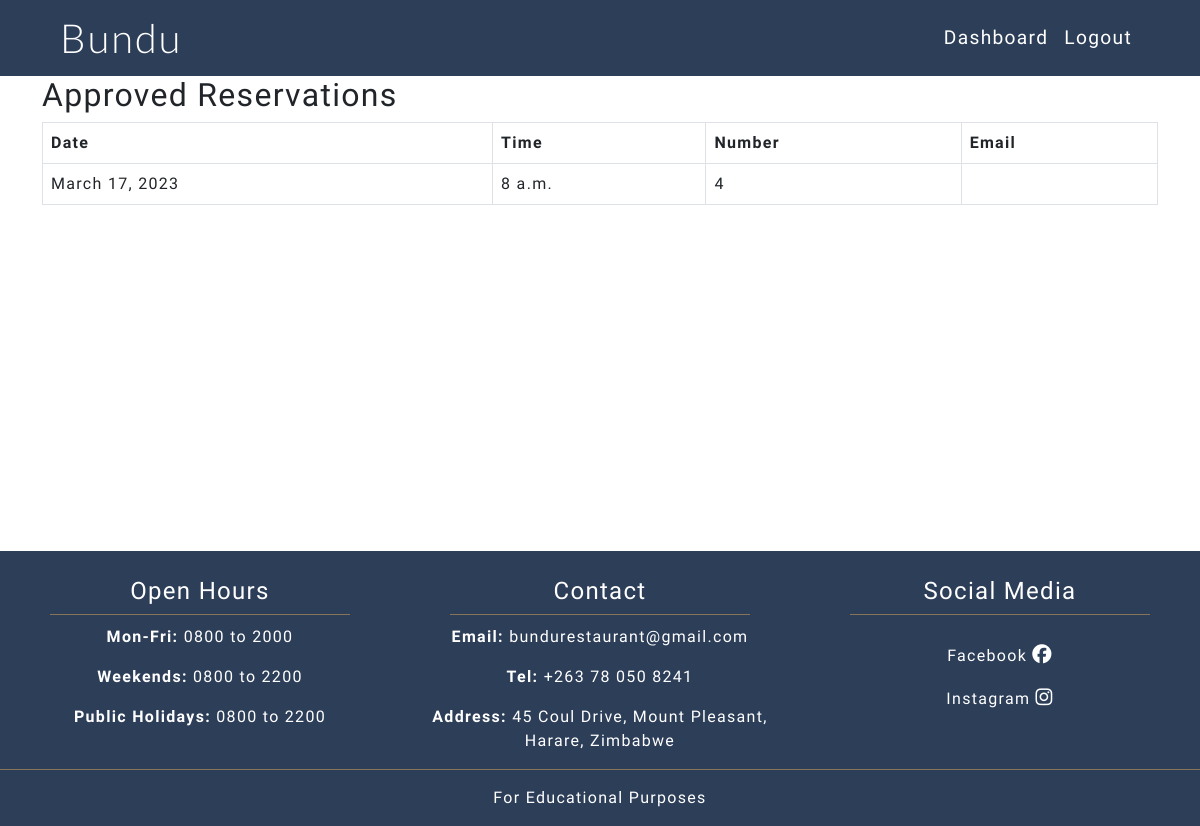
Page /staff/reservations/approved/ (signed in) on the committed database.
### reservations/models.py (models this page shows, shortened)
class Reservation(models.Model):
    user = models.ForeignKey(User, on_delete=models.CASCADE)
    first_name = models.CharField(max_length=35, null=False, blank=False)
    last_name = models.CharField(max_length=35, null=False, blank=False)
    email = models.EmailField(null=False, blank=False)
    no_of_people = models.IntegerField(choices=no_of_people_choices, default=1)
    date = models.DateField()
    time = models.TimeField(choices=reservation_times)
    date_of_request = models.DateTimeField(auto_now_add=True)
    status = models.CharField(max_length=8, choices=STATUS, default="pending")

### staff/views.py (the view)
def reservation_list(request, status):
    if request.user.is_staff:
        if status == 'pending':
            pending_list = Reservation.objects.filter(
                                                    status='pending'
                                                    ).order_by(
                                                        'date_of_request'
                                                        )
            for reservation in pending_list:
                current_datetime = datetime.now().strftime('%Y-%m-%d %H:%M:%S')
                res_datetime = ' '.join(
                    (str(reservation.date), str(reservation.time))
                    )
                if current_datetime >= res_datetime:
                    reservation.status = 'denied'
                    reservation.save()
                    context = {'reservation': reservation}
                    email_template = render_to_string(
                        'expired_feedback_email.html', context
                        )
                    send_mail(
                        'Bundu Restaurant expired reservation feedback',
                        email_template,
                        settings.EMAIL_HOST_USER,
                        [reservation.email],
                        fail_silently=False
                    )
            reservation_list = Reservation.objects.filter(
                                                    status='pending'
                                                    ).order_by(
                                                        'date_of_request'
                                                        )
        elif status == 'approved':
            reservation_list = Reservation.objects.filter(
                                                    status='approved'
                                                    ).order_by('-date')
        elif status == 'denied':
            reservation_list = Reservation.objects.filter(
                                                    status='denied'
                                                    ).order_by('-date')
        context = {
            'reservation_list': reservation_list,
            'status': status,
            }
        return render(request, 'reservations_list.html', context)
    else:
        messages.warning(request, ('You are not authorized to view this page'))
        return redirect('home')

### staff/templates/reservations_list.html
{% extends 'base.html' %}
{% block content %}
<div class="container fill-screen below-nav">
    <h2 class="text-capitalize">{{ status }} Reservations</h2>
    {% if reservation_list %}
    <table class="table tabel-striped table-hover table-bordered">
        <thead>
          <tr>
            <th scope="col">Date</th>
            <th scope="col">Time</th>
            <th scope="col">Number</th>
            {% if status == 'pending' %}
            <th scope="col">Staff Action</th>
            {% else %}
            <th scope="col">Email</th>
            {% endif %}
          </tr>
        </thead>
        <tbody>
            {% for reservation in reservation_list %}
            <tr>
                <td>{{reservation.date}}</td>
                <td>{{reservation.time}}</td>
                <td>{{reservation.no_of_people}}</td>
                {% if status == 'pending' %}
                <td>
                  <div class="row">
                    <div class="col-md-6">
                      <form action="{% url 'approve_reservation' reservation.id %}" method="POST">
                        {% csrf_token %}
                        <input type="hidden" name="next" value="{{request.path}}"/>
                        <button class="btn btn-success" type="submit">Approve</button>
                      </form>
                    </div>
                    <div class="col-md-6">
                      <form action="{% url 'deny_reservation' reservation.id %}" method="POST">
                        {% csrf_token %}
                        <input type="hidden" name="next" value="{{request.path}}"/>
                        <button class="btn btn-warning" type="submit">Deny</button>
                      </form>
                    </div>
                  </div>
                </td>
                {% else %}
                <td>{{reservation.email}}</td>
                {% endif %}
            </tr>
            {% endfor %}
        </tbody>
      </table>
    {% else %}
    <p>There are no {{ status }} reservations at the moment.</p>
    {% endif %}
</div>
{% endblock %}

### static/css/style.css (style rules this page uses)
body { font-family: "PT Sans", "sans-serif"; letter-spacing: 1.3px; }
.fill-screen { min-height: calc(100vh - 325px); }
.below-nav { margin-top: 76px; }
html { scroll-padding-top: 5rem; }

### rows in the picture
Reservation: status "Approved", date "March 17, 2023", time "8 a.m.", no_of_people "4"
